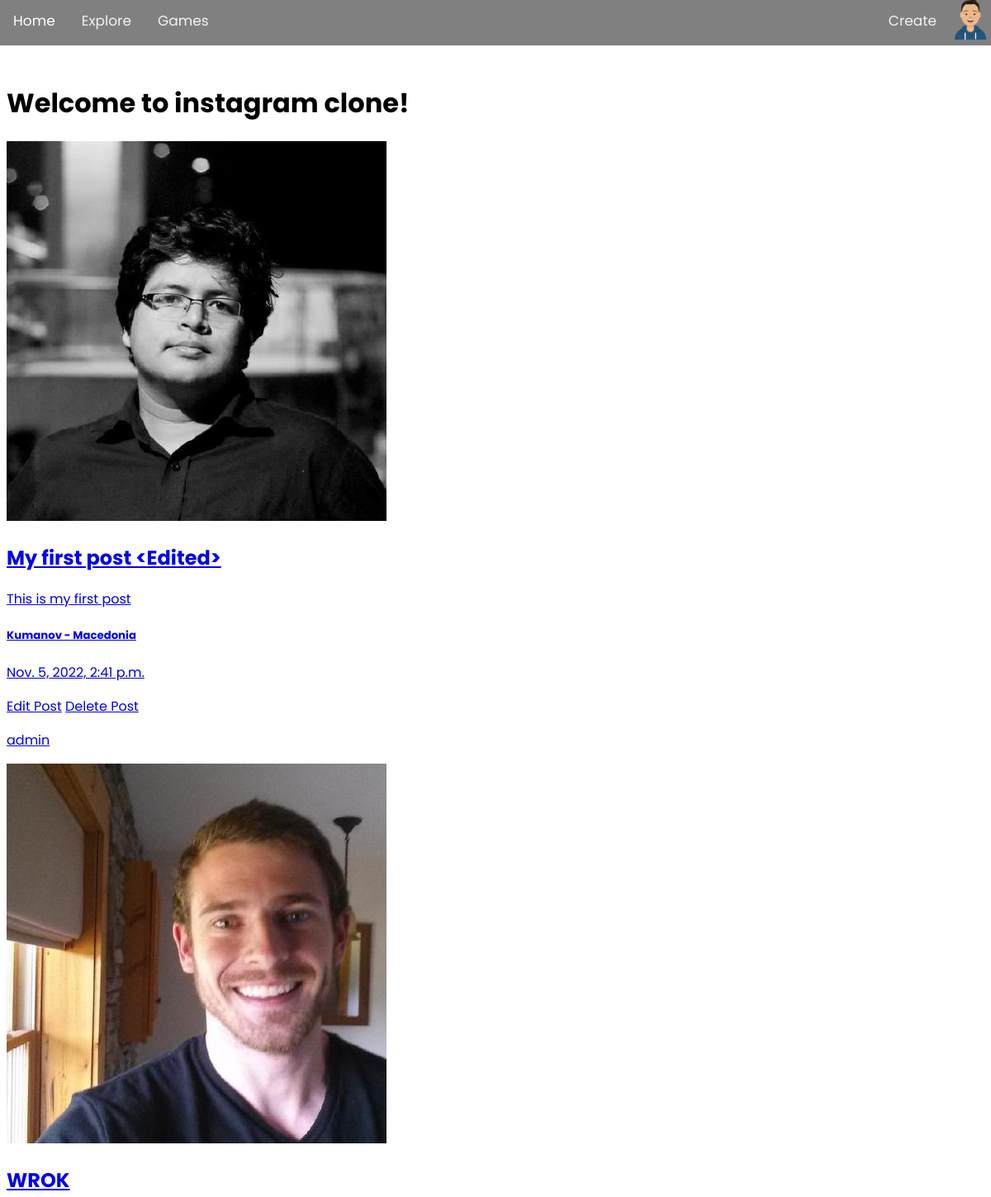
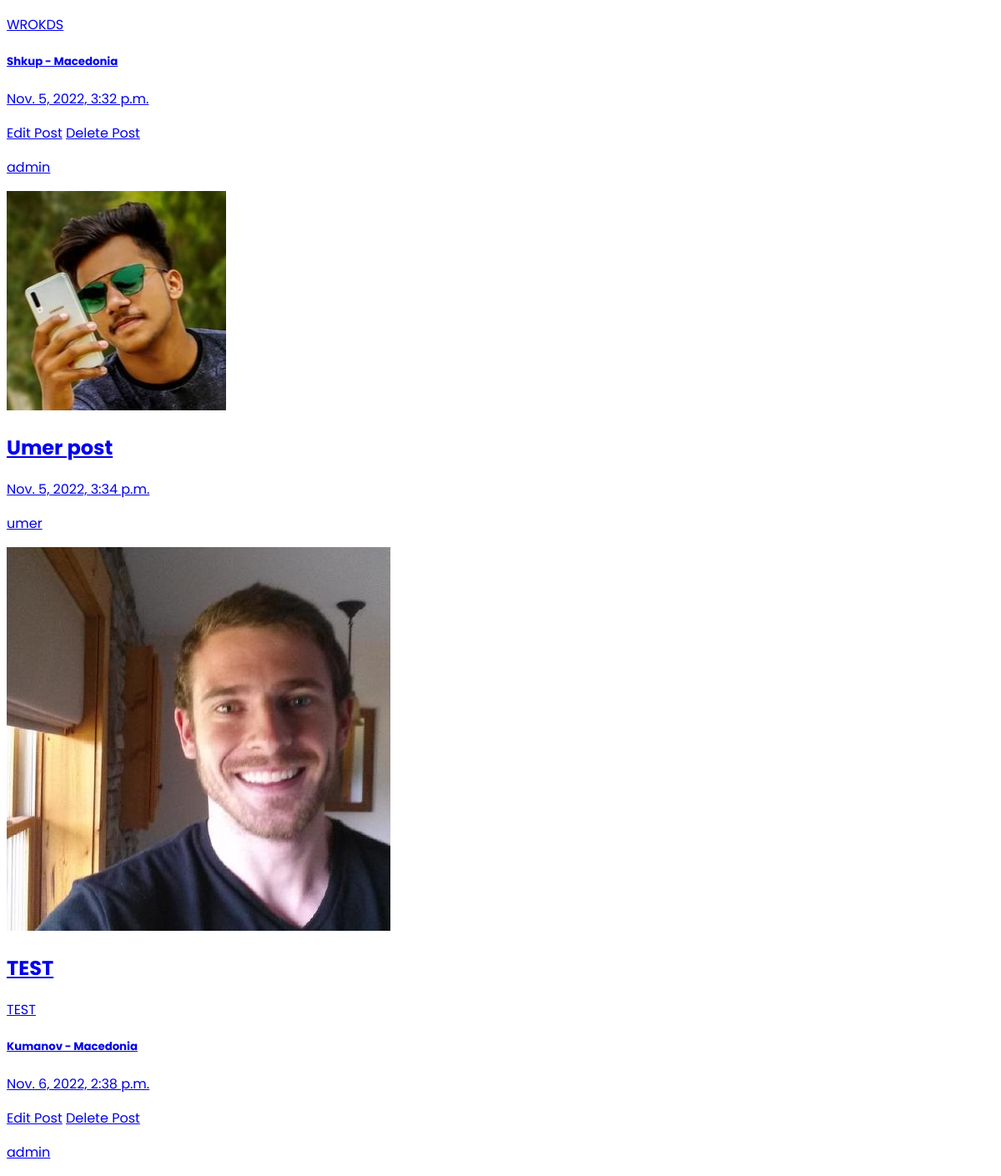
Before: / (signed in) with the older database file (2 pictures, top to bottom).
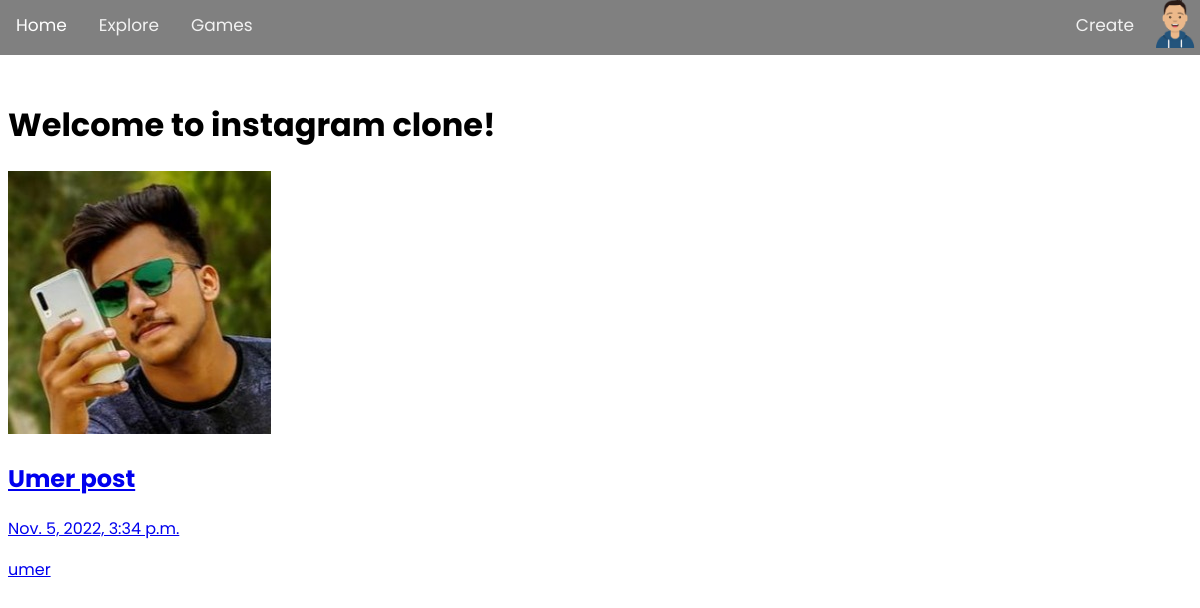
After: the same page with the newer database file.
### posts/models.py (models this page shows, shortened)
class Posts(models.Model):
    owner = models.ForeignKey(Profile , on_delete=models.CASCADE)
    title = models.CharField(max_length=255)
    caption = models.TextField(blank=True , null=True)
    location = models.ForeignKey('Location' , on_delete=models.CASCADE,blank=True , null=True)
    post_image = models.ImageField(default='')
    created = models.DateTimeField(auto_now_add = True)
    id = models.UUIDField(default=uuid.uuid4 , unique=True ,
                        primary_key=True , editable=False)

class Location(models.Model):
    city = models.CharField(max_length=255,blank=True , null=True)
    country = models.CharField(max_length=255,blank=True , null=True)
    created = models.DateTimeField(auto_now_add = True)
    id = models.UUIDField(default=uuid.uuid4 , unique=True ,
                        primary_key=True , editable=False)
    def __str__(self):
        return f'{self.city} - {self.country}'

### users/models.py (models this page shows)
class Profile(models.Model):
    user = models.OneToOneField(User , on_delete=models.CASCADE)
    username = models.CharField(max_length = 25 , unique=True)
    email = models.EmailField(blank=True , null=True)
    name = models.CharField(max_length=30 , blank=True , null=True)
    profile_image = models.ImageField(blank=True , null=True, upload_to='profiles/', default='images/profiles/user-default.png')
    bio = models.TextField(blank=True , null=True)
    created = models.DateTimeField(auto_now_add = True)
    id = models.UUIDField(default=uuid.uuid4 , unique=True ,
                        primary_key=True , editable=False)
    def __str__(self):
        return self.username

### posts/views.py (the view)
# urls.py: path('',views.index , name='index'),
def index(request):
    posts = Posts.objects.all()
    context = {
        'posts':posts
    }
    return render(request , 'index.html',context)

### templates/index.html (shortened to what this page needs)
{% extends 'main.html' %}
{% block content %}
    <h1>Welcome to instagram clone!</h1>
    {% for post in posts %}
    <a href="{% url 'singlePost' post.id %}">
    <img src="{{post.post_image.url}}" />
    <h2>{{post.title}}</h2>
    {% if post.caption %}
    <p>{{post.caption}}</p>
    {% endif %}
    {% if post.location %}
    <h5>{{post.location}}</h5>
    {% endif %}
    <p>{{post.created}}</p>
    {% if post.owner == request.user.profile %}
        <a href="{% url 'edit' post.id %}">Edit Post</a>
        <a href="{% url 'delete' post.id %}">Delete Post</a>
    {% endif %}
    </a>
    <p><a href="{% url 'profile' post.owner.id %}">{{post.owner}}</a></p>
    {% endfor %}
{% endblock content %}

Changed rows visible on the page:
removed Posts: post_image (picture), title "My first post <Edited>", caption "This is my first post", location "Kumanov - Macedonia", created "Nov. 5, 2022, 2:41 p.m.", shows "Edit Post", owner "admin"
removed Posts: post_image (picture), title "WROK", caption "WROKDS", location "Shkup - Macedonia", created "Nov. 5, 2022, 3:32 p.m.", shows "Edit Post", owner "admin"
removed Posts: post_image (picture), title "TEST", caption "TEST", location "Kumanov - Macedonia", created "Nov. 6, 2022, 2:38 p.m.", shows "Edit Post", owner "admin"
